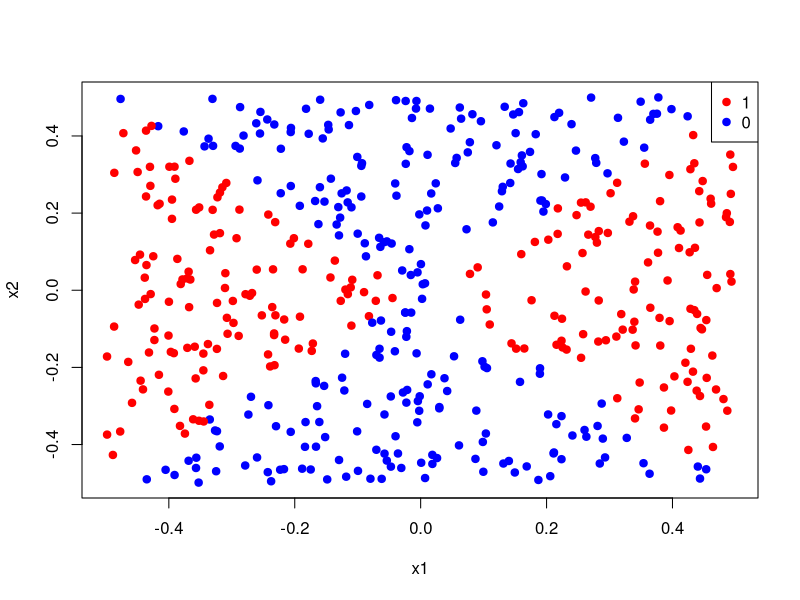
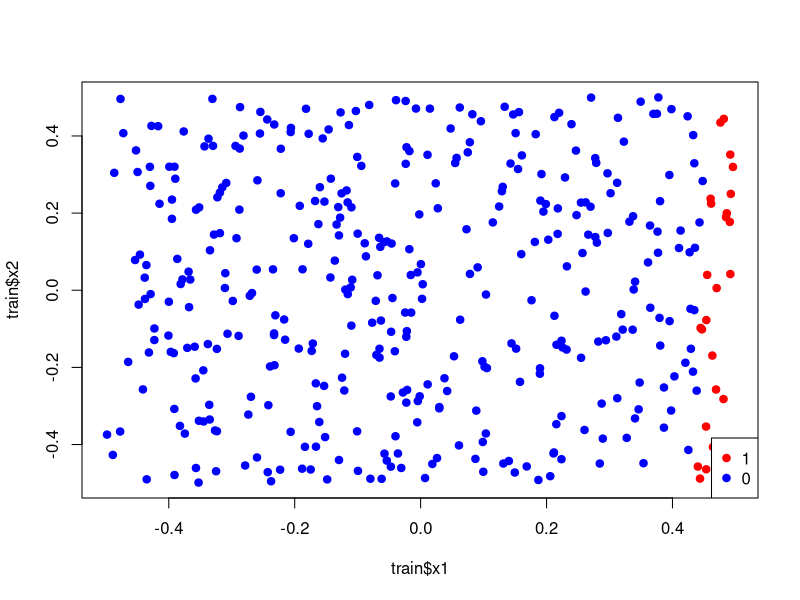
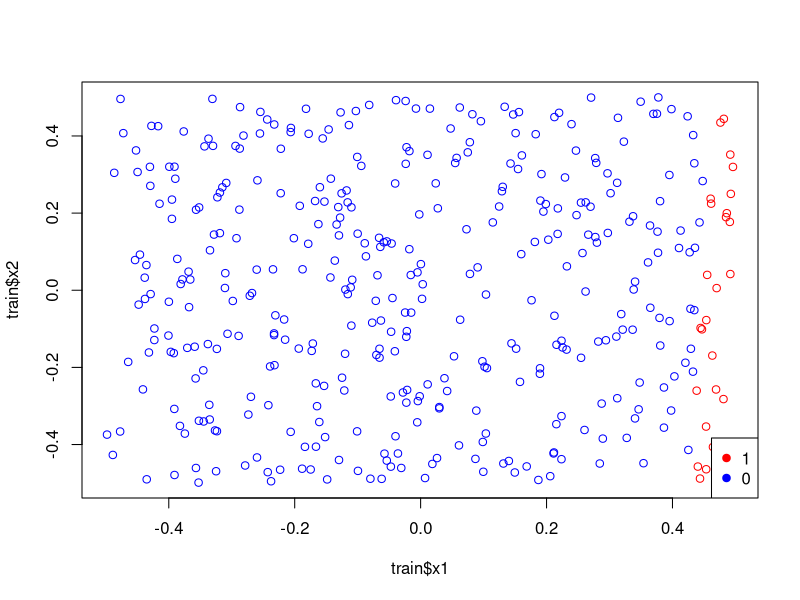
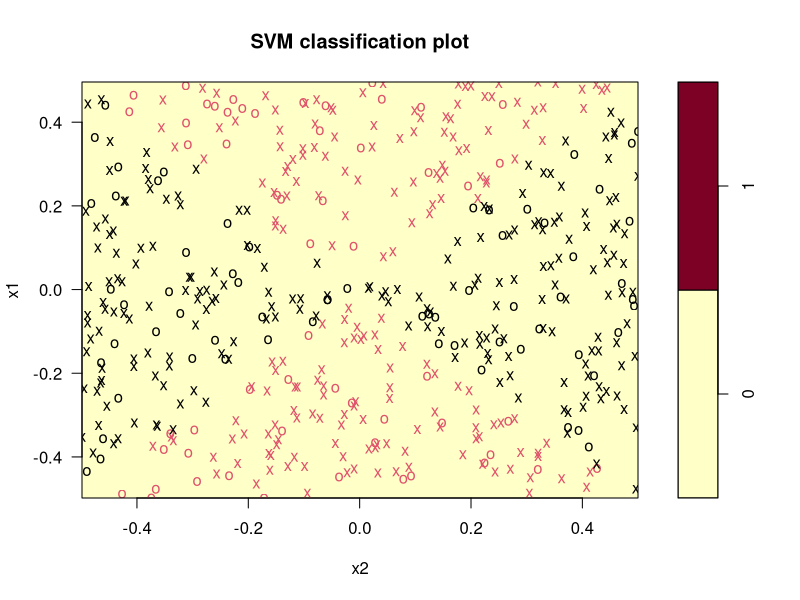
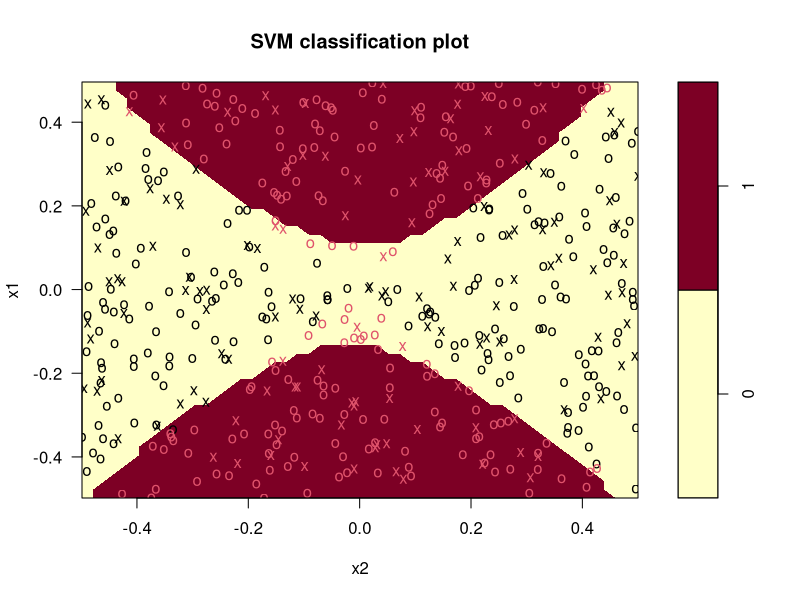

R code for these plots, in order:
# We have seen that we can fit an SVM with a non-linear kernel in order
# to perform classification using a non-linear decision boundary. We will
# now see that we can also obtain a non-linear decision boundary by
# performing logistic regression using non-linear transformations of the
# features.

rm(list=ls())

# (a) Generate a data set with n = 500 and p = 2, such that the observations 
#     belong to two classes with a quadratic decision boundary
#     between them. For instance, you can do this as follows:

set.seed(1)
x1 <- runif (500) - 0.5
x2 <- runif (500) - 0.5
y <- 1 * (x1^2 - x2^2 > 0)
mydf <- data.frame(x1=x1,x2=x2,y=as.factor(y))

#(b) Plot the observations, colored according to their class labels.
#    Your plot should display X1 on the x-axis, and X2 on the y-axis.

plot(x1,x2, col = ifelse(y == 1, 'red', 'blue'), pch = 19)
legend('topright',c('1','0'), col=c('red','blue'), pch=19)

#(c) Fit a logistic regression model to the data, using X1 and X2 as
#    predictors.

logisticreg <- glm(y~x1+x2, family=binomial, data=mydf)
summary(logisticreg)

# (d) Apply this model to the training data in order to obtain a predicted class 
#     label for each training observation. Plot the observations, colored according 
#     to the predicted class labels. The decision boundary should be linear.

n <- nrow(mydf)
trainIndex <- sample(1:n, size = n*0.8)
train <- mydf[trainIndex,]
log.pred <- predict(logisticreg, newdata = train)
plot(train$x1,train$x2, col = ifelse(log.pred >= 0, 'red', 'blue'), pch=19)
legend('bottomright',c('1','0'), col=c('red','blue'), pch=19)


# (e) Now fit a logistic regression model to the data using non-linear
#     functions of X1 and X2 as predictors (e.g. X1^2, X1*X2, log(X2), and so forth).

log1 <- glm(y~(x1*x2), family=binomial, data=mydf)

# (f) Apply this model to the training data in order to obtain a predicted class 
#     label for each training observation. Plot the observations, colored according 
#     to the predicted class labels. The decision boundary should be obviously non-linear. 
#     If it is not, then repeat (a)-(e) until you come up with an example in which
#     the predicted class labels are obviously non-linear.

log.pred <- predict(log1, newdata = train)
plot(train$x1,train$x2, col = ifelse(log.pred >= 0, 'red', 'blue'))
legend('bottomright',c('1','0'), col=c('red','blue'), pch=19)

# (g) Fit a support vector classifier to the data with X1 and X2 as
#     predictors. Obtain a class prediction for each training observation. 
#     Plot the observations, colored according to the predicted
#     class labels.

library(e1071)
set.seed(1)
svmfit <- svm(y~x1+x2, data = train, kernel = 'linear')
plot(svmfit, mydf)

# (h) Fit a SVM using a non-linear kernel to the data. Obtain a class
#     prediction for each training observation. Plot the observations,
#     colored according to the predicted class labels.

svmfit <- svm(y~x1+x2, data = train, kernel = 'radial')
plot(svmfit, mydf)

# (i) Comment on your results